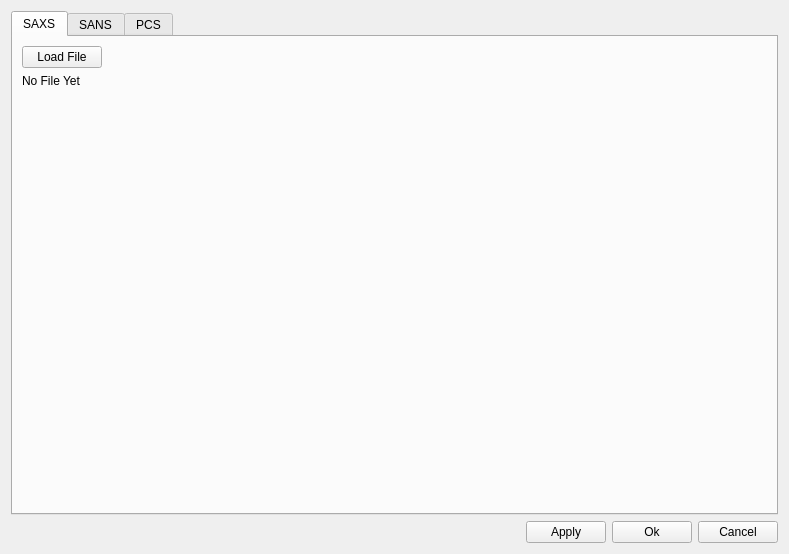
<?xml version="1.0" encoding="UTF-8"?>
<ui version="4.0">
 <class>Form</class>
 <widget class="QWidget" name="Form">
  <property name="geometry">
   <rect>
    <x>0</x>
    <y>0</y>
    <width>789</width>
    <height>554</height>
   </rect>
  </property>
  <property name="windowTitle">
   <string>Form</string>
  </property>
  <layout class="QVBoxLayout" name="verticalLayout">
   <item>
    <widget class="QTabWidget" name="tabWidget">
     <property name="currentIndex">
      <number>0</number>
     </property>
     <widget class="QWidget" name="saxs_loader_tab">
      <attribute name="title">
       <string>SAXS</string>
      </attribute>
      <layout class="QHBoxLayout" name="horizontalLayout_2">
       <item>
        <layout class="QGridLayout" name="gridLayout">
         <item row="0" column="1">
          <layout class="QHBoxLayout" name="horizontalLayout_3">
           <item>
            <widget class="QPushButton" name="SAXS_load_button">
             <property name="text">
              <string>Load File</string>
             </property>
            </widget>
           </item>
           <item>
            <spacer name="horizontalSpacer">
             <property name="orientation">
              <enum>Qt::Horizontal</enum>
             </property>
             <property name="sizeHint" stdset="0">
              <size>
               <width>40</width>
               <height>20</height>
              </size>
             </property>
            </spacer>
           </item>
          </layout>
         </item>
         <item row="1" column="1">
          <widget class="QLabel" name="SAXS_file_label">
           <property name="text">
            <string>No File Yet</string>
           </property>
          </widget>
         </item>
         <item row="2" column="1">
          <spacer name="verticalSpacer">
           <property name="orientation">
            <enum>Qt::Vertical</enum>
           </property>
           <property name="sizeHint" stdset="0">
            <size>
             <width>20</width>
             <height>40</height>
            </size>
           </property>
          </spacer>
         </item>
        </layout>
       </item>
      </layout>
     </widget>
     <widget class="QWidget" name="sans_loader_tab">
      <attribute name="title">
       <string>SANS</string>
      </attribute>
      <layout class="QHBoxLayout" name="horizontalLayout_5">
       <item>
        <layout class="QGridLayout" name="gridLayout_2">
         <item row="0" column="1">
          <layout class="QHBoxLayout" name="horizontalLayout_4">
           <item>
            <widget class="QPushButton" name="SANS_load_button">
             <property name="text">
              <string>Load File</string>
             </property>
            </widget>
           </item>
           <item>
            <spacer name="horizontalSpacer_3">
             <property name="orientation">
              <enum>Qt::Horizontal</enum>
             </property>
             <property name="sizeHint" stdset="0">
              <size>
               <width>40</width>
               <height>20</height>
              </size>
             </property>
            </spacer>
           </item>
          </layout>
         </item>
         <item row="1" column="1">
          <widget class="QLabel" name="SANS_file_label">
           <property name="text">
            <string>No File Yet</string>
           </property>
          </widget>
         </item>
         <item row="2" column="1">
          <spacer name="verticalSpacer_2">
           <property name="orientation">
            <enum>Qt::Vertical</enum>
           </property>
           <property name="sizeHint" stdset="0">
            <size>
             <width>20</width>
             <height>40</height>
            </size>
           </property>
          </spacer>
         </item>
        </layout>
       </item>
      </layout>
     </widget>
     <widget class="QWidget" name="pcs_loader_tab">
      <attribute name="title">
       <string>PCS</string>
      </attribute>
      <layout class="QHBoxLayout" name="horizontalLayout_7">
       <item>
        <layout class="QGridLayout" name="gridLayout_3">
         <item row="0" column="1">
          <layout class="QHBoxLayout" name="horizontalLayout_6">
           <item>
            <widget class="QPushButton" name="PCS_load_button">
             <property name="text">
              <string>Load File</string>
             </property>
            </widget>
           </item>
           <item>
            <spacer name="horizontalSpacer_4">
             <property name="orientation">
              <enum>Qt::Horizontal</enum>
             </property>
             <property name="sizeHint" stdset="0">
              <size>
               <width>40</width>
               <height>20</height>
              </size>
             </property>
            </spacer>
           </item>
          </layout>
         </item>
         <item row="1" column="1">
          <widget class="QLabel" name="PCS_file_label_2">
           <property name="text">
            <string>No File Yet</string>
           </property>
          </widget>
         </item>
         <item row="2" column="1">
          <spacer name="verticalSpacer_3">
           <property name="orientation">
            <enum>Qt::Vertical</enum>
           </property>
           <property name="sizeHint" stdset="0">
            <size>
             <width>20</width>
             <height>40</height>
            </size>
           </property>
          </spacer>
         </item>
        </layout>
       </item>
      </layout>
     </widget>
    </widget>
   </item>
   <item>
    <layout class="QHBoxLayout" name="horizontalLayout">
     <item>
      <spacer name="horizontalSpacer_2">
       <property name="orientation">
        <enum>Qt::Horizontal</enum>
       </property>
       <property name="sizeHint" stdset="0">
        <size>
         <width>40</width>
         <height>20</height>
        </size>
       </property>
      </spacer>
     </item>
     <item>
      <widget class="QPushButton" name="apply_button">
       <property name="text">
        <string>Apply</string>
       </property>
      </widget>
     </item>
     <item>
      <widget class="QPushButton" name="ok_button">
       <property name="text">
        <string>Ok</string>
       </property>
      </widget>
     </item>
     <item>
      <widget class="QPushButton" name="cancel_button">
       <property name="text">
        <string>Cancel</string>
       </property>
      </widget>
     </item>
    </layout>
   </item>
  </layout>
 </widget>
 <resources/>
 <connections/>
</ui>
